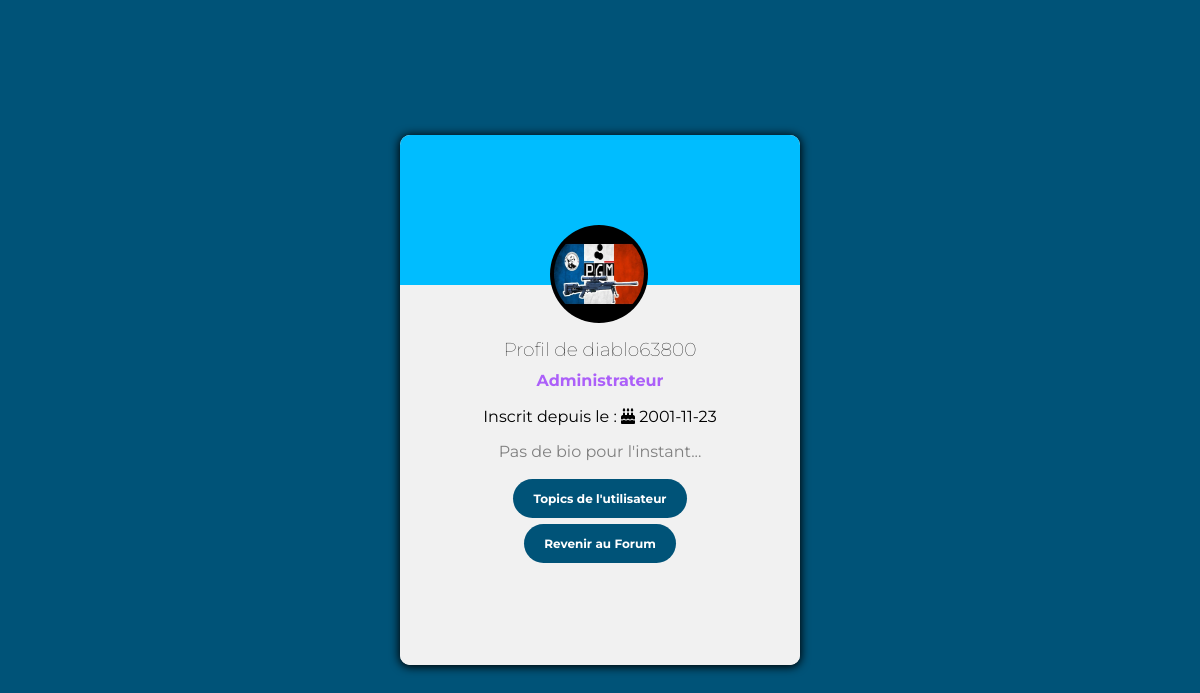
Screenshot of /TestPart1/profil.php?idProfil=8 with the database file from the repository.
### tables this page shows
CREATE TABLE Compte
(
idCompte INT(11) NOT NULL AUTO_INCREMENT,
isCompteBanni TINYINT,
isCompteAdmin TINYINT,
dateDebutBan DATE,
dateFinBan DATE,
cheminPhoto VARCHAR(64),
raisonBan VARCHAR(64),
motDePasse VARCHAR(64),
login VARCHAR(64),
dateCreation DATE,
nomCompte VARCHAR(64),
idMessage INT(11),
connexion TINYINT,
biographie VARCHAR(64),
email VARCHAR(64),
PRIMARY KEY(idCompte)
);

### TestPart1/data/compte.php (called while the page is built, shortened)
<?php
    class Compte
    {
        private $isCompteAdmin;
        private $dateCreation;
        private $nomCompte;
        private $cheminPhoto;
        private $biographie;
        function getBiographie() {
            return $this->biographie;
        }
        function getCheminPhoto() {
            return $this->cheminPhoto;
        }
        function getIsCompteAdmin() {
            return $this->isCompteAdmin;
        }
        function getDateCreation() {
            return $this->dateCreation;
        }
        function getNomCompte() {
            return $this->nomCompte;
        }
        public function initCompte($idCompte)
        {
            $bdd=DatabaseLinker::getConnexion();
            $state = $bdd->prepare("SELECT * FROM Compte WHERE idCompte=?");
            $state->bindParam(1,$idCompte);
            $state->execute();
            $resultat = $state->fetchAll();
            foreach ($resultat as $ligneResultat)
            {
                $this->nomCompte = $ligneResultat["nomCompte"];
                $this->dateCreation = $ligneResultat["dateCreation"];
                $this->isCompteAdmin = $ligneResultat["isCompteAdmin"];
                $this->cheminPhoto = $ligneResultat["cheminPhoto"];
                $this->biographie = $ligneResultat["biographie"];
            }
        }
    }
?>

### TestPart1/datamanagers/compteManager.php (called while the page is built, shortened)
<?php
    include_once("data/compte.php");
    class compteManager
    {
        public static function isCompteAdmin($idCompte)
        {
            $use = new Compte();
            $use->initCompte($idCompte);
            if ($use->getIsCompteAdmin())
            {
                return 1;
            }
            return 0;
        }
    }
?>

### TestPart1/profil.php (the view, shortened to what this page needs)
<?php
	include("datamanagers/compteManager.php");
?>
<html>
	<head>
	</head>
<body>
<?php
	if(isset($_SESSION["idUser"])&&$_SESSION["idUser"]==$_GET["idProfil"])
	{
		$utilisateur = new Compte();
		$utilisateur->initCompte($_SESSION["idUser"]);
		$nom = $utilisateur->getNomCompte();
		?>
		<div class="card-container">
		<div class="up-container">
			<div class="img-container">
				<?php
				$utilisateur->initCompte($_GET["idProfil"]);
				echo '<a class = "profilLink" href="Avatar.php">';
  				if ($utilisateur->getCheminPhoto()==NULL)
  				{
  					echo '<img src="image/pp/user.png" alt="Avatar" class="avatar">';
  				}
		        else
		        {
		        	echo '<img src="'.$utilisateur->getCheminPhoto().'"alt="Avatar" class="avatar">';
		        }
		        ?>
		    </a>
			</div>
		</div>
		<div class="low-container">
			<div>
				<h3>Votre profil <?php echo $nom;?></h3>
				<?php
				if (compteManager::isCompteAdmin($_SESSION["idUser"]))
				{
					echo '<h4>Administrateur</h4>';
				}
				else
				{
					echo '<h4>Membre</h4>';
				}
				echo "Inscrit depuis le : ";
				echo '<i class="fas fa-birthday-cake"></i> '.$utilisateur->getDateCreation();
				?>
				<div>
					<?php
					if ($utilisateur->getBiographie())
					{
						echo '<p>'.$utilisateur->getBiographie().'<p>';
					}
					else
					{
						echo "<p>Pas de bio pour l'instant...</p>";
					}
					?>
				</div>
				<div>
					<a href="AccountPage.php" class="btn">Modifier mes informations</a>
				</div>
				<div class="btn2">
					<a href="#" class="btn">Topics de l'utilisateur</a>
				</div>
				<div class="btn3">
					<a href="index.php" class="btn">Revenir au Forum</a>
				</div>
			</div>
		</div>
	</div>
		<?php
	}
	else
	{
		$utilisateur = new Compte();
		$utilisateur->initCompte($_GET["idProfil"]);
		$nom = $utilisateur->getNomCompte();
		?>
		<div class="card-container">
		<div class="up-container">
			<div class="img-container">
				<?php
				$utilisateur->initCompte($_GET["idProfil"]);
  				if ($utilisateur->getCheminPhoto()==NULL)
  				{
  					echo '<img src="image/pp/user.png" alt="Avatar" class="avatar">';
  				}
		        else
		        {
		        	echo '<img src="'.$utilisateur->getCheminPhoto().'"alt="Avatar" class="avatar">';
		        }
		        ?>
			</div>
		</div>
		<div class="low-container">
			<div>
				<h3>Profil de <?php echo $nom;?></h3>
				<?php
				if (compteManager::isCompteAdmin($_GET["idProfil"])) {
					echo '<h4>Administrateur</h4>';
				}
				echo "Inscrit depuis le : ";
				echo '<i class="fas fa-birthday-cake"></i> '.$utilisateur->getDateCreation();
				?>
				<div>
					<?php
					if ($utilisateur->getBiographie())
					{
						echo '<p>'.$utilisateur->getBiographie().'<p>';
					}
					else
					{
						echo "<p>Pas de bio pour l'instant...</p>";
					}
					?>
				</div>
				<div class="btn2">
					<a href="#" class="btn">Topics de l'utilisateur</a>
				</div>
				<div class="btn3">
					<a href="index.php" class="btn">Revenir au Forum</a>
				</div>
			</div>
		</div>
	</div>
		<?php
	}
	?>
	</body>
</html>

### TestPart1/StyleProfil.css (style rules this page uses)
body { margin: 0; padding: 0; background: #005378; box-sizing: border-box; font-family: Montserrat, sans-serif; box-sizing: border-box; }
.card-container { width: 400px; height: 530px; background-color: #FFF; border-radius: 10px; position: absolute; top: 50%; left: 50%; transform: translate(-50%, -50%); box-shadow: 0px 1px 10px 1px #000; overflow: hidden; display: inline-block; }
.up-container { height: 150px; background: #00BDFF; }
.img-container { background: black; width: 90px; height: 90px; border-radius: 50%; padding: 4px; transform: translate(150px,90px); }
.img-container img { background: white; width: 90px; height: 90px; border-radius: 50%; }
.low-container { height: 380px; background: #f1f1f1; padding: 20px; padding-top: 40px; text-align: center; }
.low-container h3, h4 { box-sizing: border-box; line-height: .6; font-weight: lighter; }
.low-container h4 { color: #7F00FF; opacity: .6; font-weight: bold; }
.low-container p { font-size: 16px; color: gray; margin-bottom: 30px; }
.low-container .btn { padding: 12px 20px; background: #005378; border: none; color: white; border-radius: 30px; font-size: 12px; text-decoration: none; font-weight: bold; transition: all .3s ease-in; }
.btn2 { margin-top: 30px; }
.btn3 { margin-top: 30px; }

### rows the page displays
compte: cheminPhoto (picture), nomCompte "diablo63800", dateCreation "2001-11-23"
